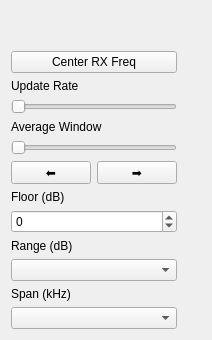
      <widget class="QWidget" name="Waterfall">
       <attribute name="title">
        <string>Waterfall</string>
       </attribute>
       <layout class="QVBoxLayout" name="verticalLayout_9">
        <item>
         <layout class="QHBoxLayout" name="horizontalLayout_14" stretch="1,25">
          <item>
           <layout class="QVBoxLayout" name="verticalLayout_28">
            <item>
             <spacer name="verticalSpacer_8">
              <property name="orientation">
               <enum>Qt::Orientation::Vertical</enum>
              </property>
              <property name="sizeHint" stdset="0">
               <size>
                <width>20</width>
                <height>40</height>
               </size>
              </property>
             </spacer>
            </item>
            <item>
             <widget class="QPushButton" name="wf_RX2Center_btn">
              <property name="text">
               <string>Center RX Freq</string>
              </property>
             </widget>
            </item>
            <item>
             <widget class="QLabel" name="label_16">
              <property name="text">
               <string>Update Rate</string>
              </property>
             </widget>
            </item>
            <item>
             <widget class="QSlider" name="wf_updateRate_sl">
              <property name="minimum">
               <number>1</number>
              </property>
              <property name="maximum">
               <number>11</number>
              </property>
              <property name="orientation">
               <enum>Qt::Orientation::Horizontal</enum>
              </property>
             </widget>
            </item>
            <item>
             <widget class="QLabel" name="label_15">
              <property name="text">
               <string>Average Window</string>
              </property>
             </widget>
            </item>
            <item>
             <widget class="QSlider" name="wf_avgWindow_sl">
              <property name="minimum">
               <number>1</number>
              </property>
              <property name="maximum">
               <number>50</number>
              </property>
              <property name="orientation">
               <enum>Qt::Orientation::Horizontal</enum>
              </property>
             </widget>
            </item>
            <item>
             <layout class="QHBoxLayout" name="horizontalLayout_15">
              <item>
               <widget class="QPushButton" name="wf_moveLeft_btn">
                <property name="text">
                 <string>⬅</string>
                </property>
               </widget>
              </item>
              <item>
               <widget class="QPushButton" name="wf_moveRight_btn">
                <property name="text">
                 <string>➡</string>
                </property>
               </widget>
              </item>
             </layout>
            </item>
            <item>
             <widget class="QLabel" name="label_19">
              <property name="text">
               <string>Floor (dB)</string>
              </property>
             </widget>
            </item>
            <item>
             <widget class="QSpinBox" name="wf_floorLevel_spb">
              <property name="minimum">
               <number>-100</number>
              </property>
              <property name="maximum">
               <number>60</number>
              </property>
              <property name="singleStep">
               <number>2</number>
              </property>
             </widget>
            </item>
            <item>
             <widget class="QLabel" name="label_18">
              <property name="text">
               <string>Range (dB)</string>
              </property>
             </widget>
            </item>
            <item>
             <widget class="GUISoDa::WFallDynRangeComboBox" name="wf_dynRange_cb">
              <property name="sizePolicy">
               <sizepolicy hsizetype="MinimumExpanding" vsizetype="Fixed">
                <horstretch>0</horstretch>
                <verstretch>0</verstretch>
               </sizepolicy>
              </property>
             </widget>
            </item>
            <item>
             <widget class="QLabel" name="label_17">
              <property name="text">
               <string>Span (kHz)</string>
              </property>
             </widget>
            </item>
            <item>
             <widget class="GUISoDa::WFallSpanComboBox" name="wf_freqSpan_cb">
              <property name="sizePolicy">
               <sizepolicy hsizetype="MinimumExpanding" vsizetype="Fixed">
                <horstretch>0</horstretch>
                <verstretch>0</verstretch>
               </sizepolicy>
              </property>
             </widget>
            </item>
           </layout>
          </item>
          <item>
           <widget class="GUISoDa::WFall" name="waterfall_plt" native="true">
            <property name="sizePolicy">
             <sizepolicy hsizetype="Expanding" vsizetype="Preferred">
              <horstretch>0</horstretch>
              <verstretch>0</verstretch>
             </sizepolicy>
            </property>
            <layout class="QHBoxLayout" name="horizontalLayout_16"/>
           </widget>
          </item>
         </layout>
        </item>
       </layout>
      </widget>
